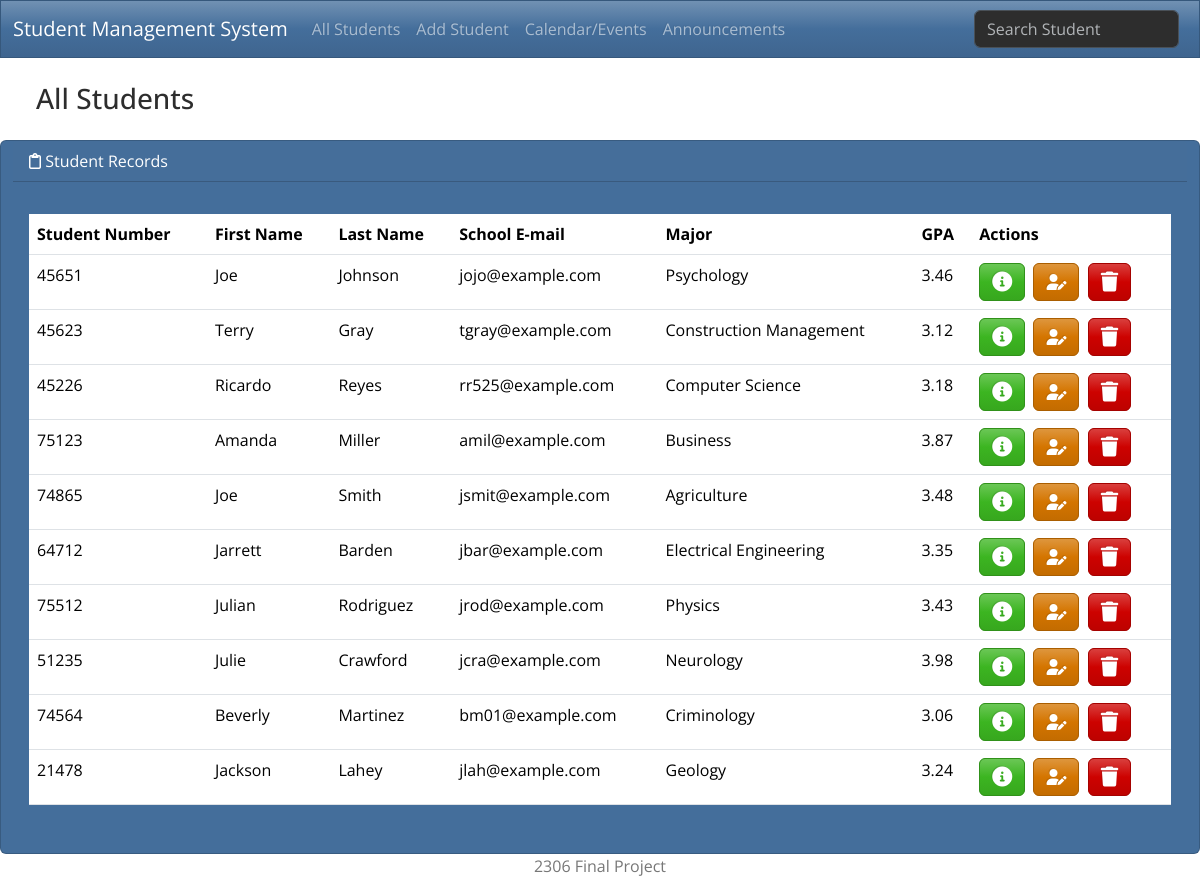
Before: / with the older database file.
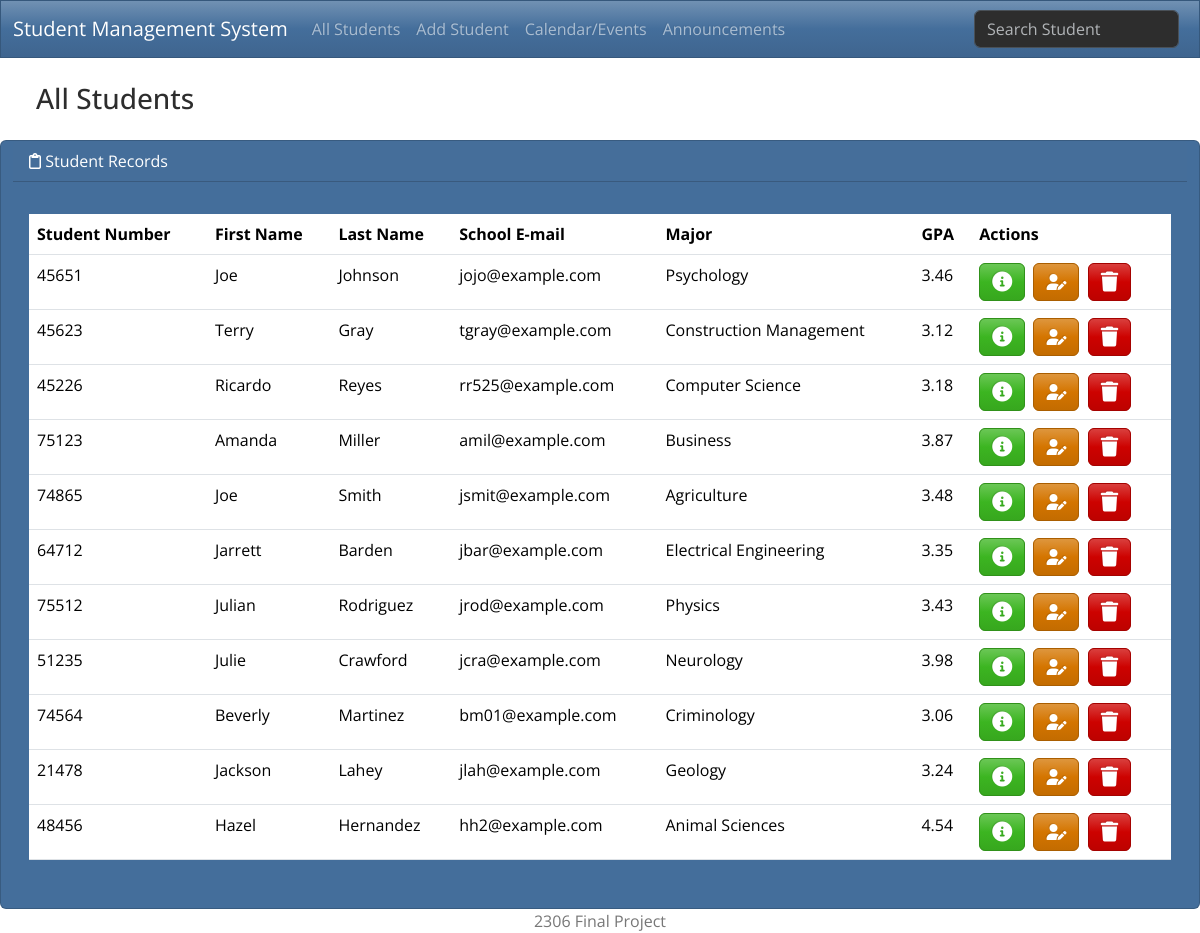
After: the same page with the newer database file.
### students/models.py (models this page shows, shortened)
class Student(models.Model):
    student_number = models.CharField(max_length=5, primary_key=True)
    first_name = models.CharField(max_length=100)
    last_name = models.CharField(max_length=100)
    email = models.EmailField(max_length=100)
    major = models.CharField(max_length=50)
    gpa = models.FloatField()

### students/views.py (the view)
# urls.py: urlpatterns = [path('', views.index, name='index'),
def index(request):
    return render(
        request, 'index.html',
        {
            'students': Student.objects.all()
        })

### students/templates/students/index.html (shortened to what this page needs)
{% extends "students/base.html" %}
{% block body %}
<h3 class="m-4">All Students</h3>
      <div class="row">
            {% if students %}
            <div class="card text-white bg-primary mx-auto">
                <div class="card-header"><i class="fa-regular fa-clipboard"></i> Student Records</div>
                <div class="card-body">
                  <p class="card-text">
                    <div class="table-responsive">
                        <table class="table table-hover">
                            <thead>
                                <tr>
                                    <th scope="col">Student Number</th>
                                    <th scope="col">First Name</th>
                                    <th scope="col">Last Name</th>
                                    <th scope="col">School E-mail</th>
                                    <th scope="col">Major</th>
                                    <th scope="col">GPA</th>
                                    <th scope="col">Actions</th>
                                </tr>
                            </thead>
                                <tbody>
                                  {% for student in students %}
                                    <tr>
                                        <td>{{ student.student_number }}</td>
                                        <td>{{ student.first_name }}</td>
                                        <td>{{ student.last_name }}</td>
                                        <td>{{ student.email }}</td>
                                        <td>{{ student.major }}</td>
                                        <td>{{ student.gpa }}</td>
                                        <td>
                                            <button type="button" class="btn btn-success me-1" href="{% url 'view_student' student.student_number %}" data-bs-toggle="modal" data-bs-target="#myModal{{student.student_number}}">
                                              <i class="fas fa-info-circle fa-lg"></i>
                                            </button>
                                              <a class="btn btn-warning me-1" href="{% url 'edit' student.student_number %}"><i class="fa-solid fa-user-pen"></i></a>
                                              <button type="button" class="btn btn-danger" data-bs-toggle="modal" data-bs-target="#delete{{student.student_number}}">
                                                <i class="fa-solid fa-trash fa-lg"></i>
                                              </button>
                                        </td>
                                    </tr>
                                  {% endfor %}
                                </tbody>
                            </table>
                    </div>
                  </p>
                </div>
            </div>
            {% else %}
            <h3 class="alert alert-primary ms-4 me-4">No Student Records</h3>
            {% endif %}
        </div>
{% endblock %}

Changed rows visible on the page:
added Student: student_number "48456", first_name "Hazel", last_name "Hernandez", email "hh2@example.com", major "Animal Sciences", gpa "4.54"
